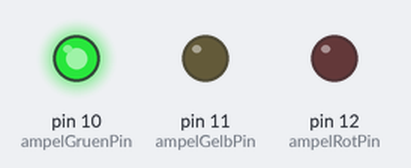
A sketch run on a simulated Arduino Uno, built with avr-gcc and run on an emulated ATmega328P. Parts: output pins drawn as LEDs (lit = HIGH).

Above: at 2.5 s.
At 5.5 s:
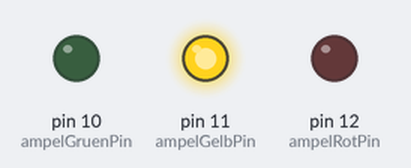
At 8.5 s:
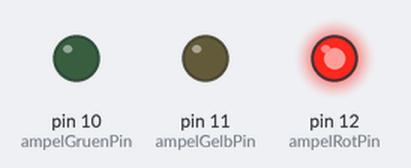
At 11.5 s:
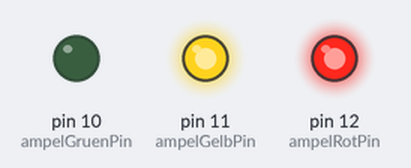
Timing chart, 0 to 15.6 s (numbered marks = the images above):
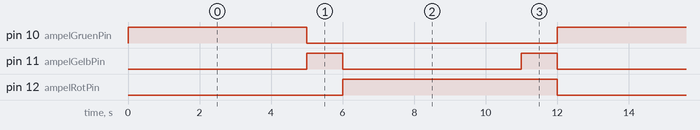

The sketch:

sketch_ampelschaltung.ino
```cpp
int ampelRotPin = 12;
int ampelGelbPin = 11;
int ampelGruenPin = 10;

int fgRotPin = 9;
int fgGruenPin = 8;

void setup() {
  pinMode(ampelRotPin, OUTPUT);
  pinMode(ampelGelbPin, OUTPUT);
  pinMode(ampelGruenPin, OUTPUT);
}

void loop() {
  // gruen
  digitalWrite(ampelRotPin, LOW);
  digitalWrite(ampelGelbPin, LOW);
  digitalWrite(ampelGruenPin, HIGH);
  digitalWrite(fgRotPin, HIGH);
  digitalWrite(fgGruenPin, LOW);
  delay(5000);
  // gelb
  digitalWrite(ampelRotPin, LOW);
  digitalWrite(ampelGelbPin, HIGH);
  digitalWrite(ampelGruenPin, LOW);
  digitalWrite(fgRotPin, HIGH);
  digitalWrite(fgGruenPin, LOW);
  delay(1000);
  // rot
  digitalWrite(ampelRotPin, HIGH);
  digitalWrite(ampelGelbPin, LOW);
  digitalWrite(ampelGruenPin, LOW);
  digitalWrite(fgRotPin, LOW);
  digitalWrite(fgGruenPin, HIGH);
  delay(5000);
  // rot-gelb
  digitalWrite(ampelRotPin, HIGH);
  digitalWrite(ampelGelbPin, HIGH);
  digitalWrite(ampelGruenPin, LOW);
  digitalWrite(fgRotPin, HIGH);
  digitalWrite(fgGruenPin, LOW);
  delay(1000);
}
```

Measured:
- by itself, pin 10 (ampelGruenPin): alternates HIGH for 5.0 s and LOW for 7.0 s
- by itself, pin 11 (ampelGelbPin): alternates HIGH for 1.0 s and LOW for 5.0 s
- by itself, pin 12 (ampelRotPin): alternates HIGH for 6.0 s and LOW for 6.0 s
